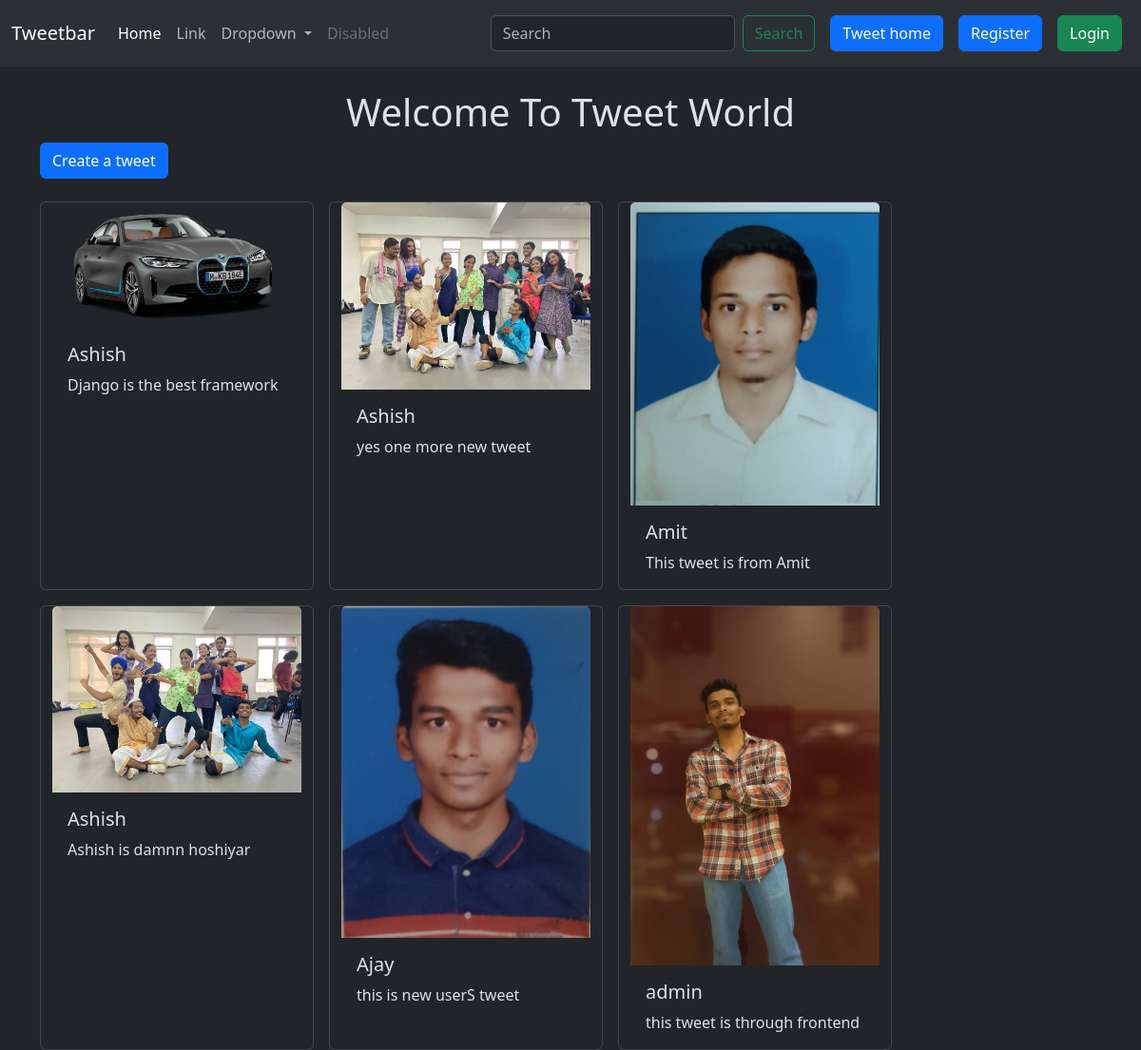
The app's page /mytweet/ with its own data.
### mytweet/models.py (models this page shows, shortened)
class Mytweet(models.Model):
    user= models.ForeignKey(User, on_delete=models.CASCADE)
    text=models.TextField(max_length=240)
    photo=models.ImageField(upload_to='photos/', blank=True, null=True)
    created_at=models.DateTimeField(auto_now_add=True)
    updated_at=models.DateTimeField(auto_now=True)

### mytweet/views.py (the view)
# urls.py: path('', views.tweet_list, name='tweet_list'),
def tweet_list(request):
    tweets=Mytweet.objects.all().order_by('-created_at')
    return render (request, 'tweet_list.html',{'tweets':tweets})

### templates/tweet_list.html (shortened to what this page needs)
{%extends "layout.html"%}
{% block content%}
<h1 class="text-center  mt-4">Welcome To Tweet World</h1>
<a class='btn btn-primary mb-4' href='{% url "tweet_create" %}'>Create a tweet</a>
<div class="container row gap-3">
    {% for tweet in tweets %}
    <div class="card" style="width: 18rem;">
        {% if tweet.photo %}
            <img src="{{ tweet.photo.url }}" class="card-img-top" alt="Tweet photo">
        {% else %}
            <img src="path_to_default_image.jpg" class="card-img-top" alt="Default image">
        {% endif %}
        <div class="card-body">
            <h5 class="card-title">{{ tweet.user.username }}</h5>
            <p class="card-text">{{ tweet.text }}</p>
        </div>
    </div>
    {% endfor %}
</div>
{%endblock%}

### templates/layout.html (shortened to what this page needs)
{%load static %}
<html lang='en' data-bs-theme='dark'>
<head>
    <link href="https://cdn.jsdelivr.net/npm/bootstrap@5.3.3/dist/css/bootstrap.min.css" rel="stylesheet">
</head>
<body >
    <nav class="navbar navbar-expand-lg bg-body-tertiary">
        <div class="container-fluid">
          <a class="navbar-brand" href="#">Tweetbar</a>
          <div class="collapse navbar-collapse" id="navbarSupportedContent">
            <ul class="navbar-nav me-auto mb-2 mb-lg-0">
              <li class="nav-item">
                <a class="nav-link active" aria-current="page" href="#">Home</a>
              </li>
              <li class="nav-item">
                <a class="nav-link" href="#">Link</a>
              </li>
              <li class="nav-item dropdown">
                <a class="nav-link dropdown-toggle" href="#" role="button" data-bs-toggle="dropdown" aria-expanded="false">
                  Dropdown
                </a>
              </li>
              <li class="nav-item">
                <a class="nav-link disabled" aria-disabled="true">Disabled</a>
              </li>
            </ul>
            <form class="d-flex mx-2 my-2" role="search">
              <input class="form-control me-2" type="search" placeholder="Search" aria-label="Search">
              <button class="btn btn-outline-success" type="submit">Search</button>
            </form>
            <a href="{% url 'tweet_list'%}" class="btn btn-primary mx-2" > Tweet home</a>
            {%if user.is_authenticated%}
            <form class="my-2" method='POST' action='{% url 'logout'%}'>
              {%csrf_token%}
              <button class='btn btn-danger mx-2 ' type='submit'>Logout</button>
            </form>
            {%else%}
            <a href="{% url 'register'%}" class="btn btn-primary mx-2" > Register</a>
            <a href="{% url 'login'%}" class="btn btn-success mx-2" > Login</a>
            {%endif%}
          </div>
        </div>
      </nav>
    <div class='container'>
        {% block content%}{%endblock%}
    </div>
</body>

### records on screen
Mytweet: photo (picture), user.username "Ashish", text "Django is the best framework"
Mytweet: photo (picture), user.username "Ashish", text "yes one more new tweet"
Mytweet: photo (picture), user.username "Amit", text "This tweet is from Amit"
Mytweet: photo (picture), user.username "Ashish", text "Ashish is damnn hoshiyar"
Mytweet: photo (picture), user.username "Ajay", text "this is new userS tweet"
Mytweet: photo (picture), user.username "admin", text "this tweet is through frontend"
